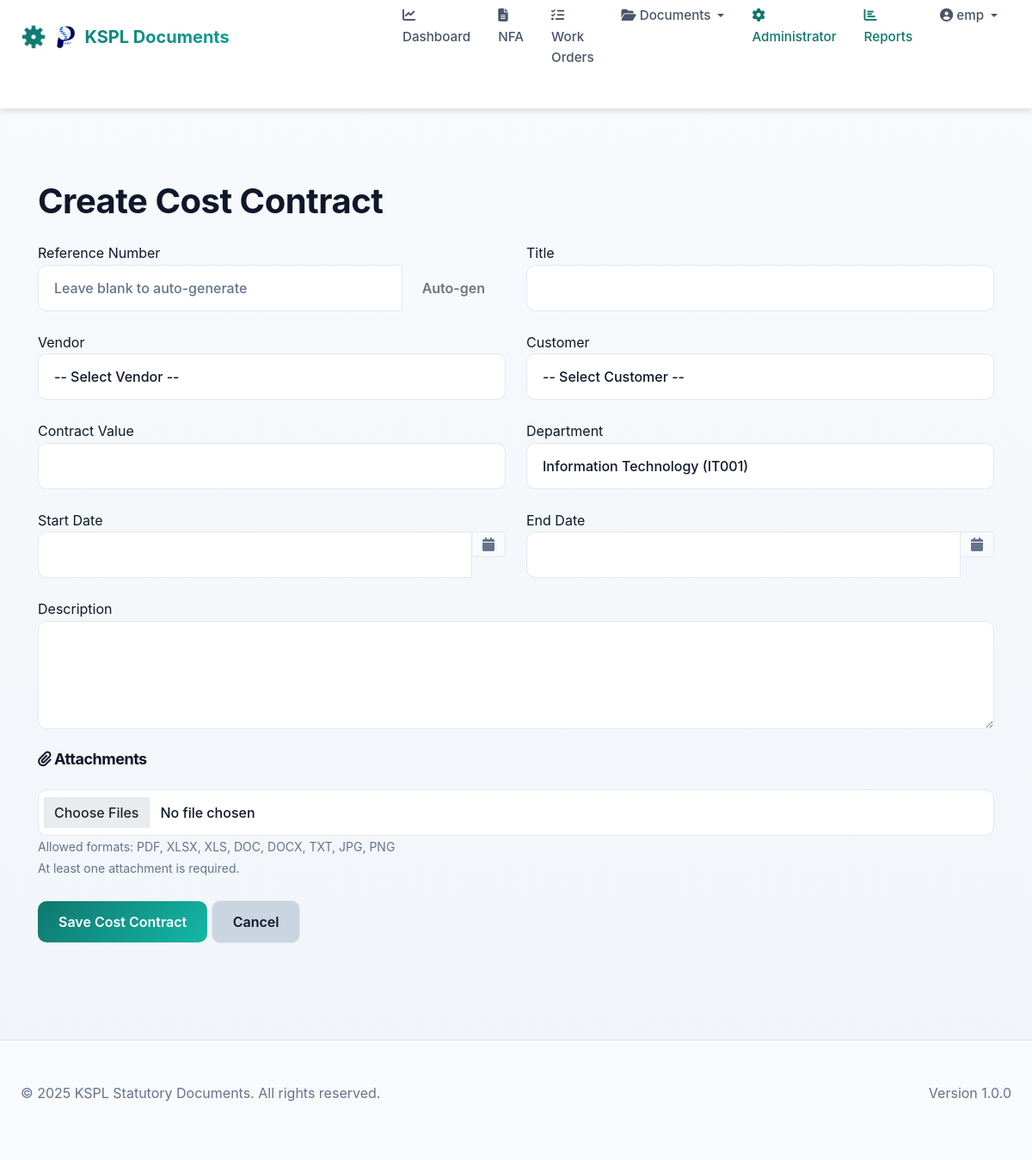
/cost-contracts/create (signed in), run on the app's committed database.
### models/__init__.py (models this page shows, shortened)
class User(UserMixin, db.Model):
    __tablename__ = 'users'
    id = db.Column(db.Integer, primary_key=True)
    username = db.Column(db.String(120), unique=True, nullable=False)
    email = db.Column(db.String(120), unique=True, nullable=False)
    password_hash = db.Column(db.String(255), nullable=False)
    first_name = db.Column(db.String(120))
    last_name = db.Column(db.String(120))
    department_id = db.Column(db.Integer, db.ForeignKey('departments.id'))
    is_active = db.Column(db.Boolean, default=True)
    created_at = db.Column(db.DateTime, default=datetime.utcnow)
    roles = db.relationship('Role', secondary='user_roles', backref=db.backref('users', lazy='dynamic'))
    department = db.relationship('Department', backref='users')
    def has_role(self, role_name):
        return any(role.name == role_name for role in self.roles)

class Department(db.Model):
    __tablename__ = 'departments'
    id = db.Column(db.Integer, primary_key=True)
    name = db.Column(db.String(255), unique=True, nullable=False)
    code = db.Column(db.String(50), unique=True, nullable=False)
    description = db.Column(db.Text)
    status = db.Column(db.String(50), default='Active')
    created_at = db.Column(db.DateTime, default=datetime.utcnow)
    updated_at = db.Column(db.DateTime, default=datetime.utcnow, onupdate=datetime.utcnow)

### routes/main.py (the view, shortened to what this page needs)
@main_bp.route('/cost-contracts/create', methods=['GET', 'POST'])
@login_required
def cost_contract_create():
    if current_user.has_role('hod'):
        flash('Head of Departments can only review and approve documents, not create them.', 'warning')
        return redirect(url_for('main.dashboard'))
    form = CostContractForm()
    form.vendor_id.choices = get_vendor_choices()
    form.customer_id.choices = get_customer_choices()
    form.department_id.choices = get_department_choices()
    return render_template('pages/cost_contract_form.html', form=form, title='Create Cost Contract')

### templates/pages/cost_contract_form.html (shortened to what this page needs)
{% extends "index.html" %}
{% block content %}
<div class="container mt-4">
    <h1>{{ title }}</h1>
    <form method="POST" enctype="multipart/form-data" novalidate>
        <div class="row">
            <div class="col-md-6">
                <div class="mb-3">
                    {{ form.reference_number.label }}
                    <div class="input-group">
                        {% if form.reference_number.errors %}
                            {{ form.reference_number(class="form-control is-invalid") }}
                        {% else %}
                            {{ form.reference_number(class="form-control") }}
                        {% endif %}
                        <button class="btn btn-outline-secondary" type="button" id="auto_generate_ref">Auto-gen</button>
                    </div>
                </div>
            </div>
            <div class="col-md-6">
                <div class="mb-3">
                    {{ form.title.label }}
                    {% if form.title.errors %}
                        {{ form.title(class="form-control is-invalid") }}
                        <div class="invalid-feedback">{% for error in form.title.errors %}{{ error }}{% endfor %}</div>
                    {% else %}
                        {{ form.title(class="form-control") }}
                    {% endif %}
                </div>
            </div>
        </div>
        <div class="row">
            <div class="col-md-6">
                <div class="mb-3">
                    {{ form.vendor_id.label }}
                    {% if form.vendor_id.errors %}
                        {{ form.vendor_id(class="form-control is-invalid") }}
                        <div class="invalid-feedback">
                            {% for error in form.vendor_id.errors %}{{ error }}{% endfor %}
                        </div>
                    {% else %}
                        {{ form.vendor_id(class="form-control") }}
                    {% endif %}
                </div>
            </div>
            <div class="col-md-6">
                <div class="mb-3">
                    {{ form.customer_id.label }}
                    {% if form.customer_id.errors %}
                        {{ form.customer_id(class="form-control is-invalid") }}
                        <div class="invalid-feedback">
                            {% for error in form.customer_id.errors %}{{ error }}{% endfor %}
                        </div>
                    {% else %}
                        {{ form.customer_id(class="form-control") }}
                    {% endif %}
                </div>
            </div>
        </div>
        <div class="row">
            <div class="col-md-6">
                <div class="mb-3">
                    {{ form.contract_value.label }}
                    {{ form.contract_value(class="form-control", type="number", step="0.01") }}
                </div>
            </div>
            <div class="col-md-6">
                <div class="mb-3">
                    {% set is_admin = current_user.roles | selectattr('name', 'equalto', 'admin') | list %}
                    {{ form.department_id.label }}
                    {% if is_admin %}
                        {% if form.department_id.errors %}
                            {{ form.department_id(class="form-control is-invalid") }}
                            <div class="invalid-feedback">
                                {% for error in form.department_id.errors %}{{ error }}{% endfor %}
                            </div>
                        {% else %}
                            {{ form.department_id(class="form-control") }}
                        {% endif %}
                    {% else %}
                        <input type="text" class="form-control" readonly value="{% if current_user.department %}{{ current_user.department.name }} ({{ current_user.department.code }}){% else %}No Department Assigned{% endif %}">
                    {% endif %}
                </div>
            </div>
        </div>
        <div class="row">
            <div class="col-md-6">
                <div class="mb-3">
                    {{ form.start_date.label }}
                    <div class="input-group date" id="start_date_picker" data-target-input="nearest">
                        {{ form.start_date(class="form-control datetimepicker-input", data_target="#start_date_picker") }}
                        <div class="input-group-append" data-target="#start_date_picker" data-toggle="datetimepicker">
                            <div class="input-group-text"><i class="fa fa-calendar"></i></div>
                        </div>
                    </div>
                </div>
            </div>
            <div class="col-md-6">
                <div class="mb-3">
                    {{ form.end_date.label }}
                    <div class="input-group date" id="end_date_picker" data-target-input="nearest">
                        {{ form.end_date(class="form-control datetimepicker-input", data_target="#end_date_picker") }}
                        <div class="input-group-append" data-target="#end_date_picker" data-toggle="datetimepicker">
                            <div class="input-group-text"><i class="fa fa-calendar"></i></div>
                        </div>
                    </div>
                </div>
            </div>
        </div>
        <div class="mb-3">
            {{ form.description.label }}
            {{ form.description(class="form-control", rows="4") }}
        </div>
        <div class="mb-3">
            <h5><i class="fas fa-paperclip"></i> Attachments</h5>
            {% if contract and contract.attachments %}
            <div class="mb-3 p-3 bg-light rounded">
                <h6>Existing Attachments:</h6>
                <div class="list-group">
                    {% for attachment in contract.attachments %}
                    <div class="list-group-item d-flex justify-content-between align-items-center attachment-row" data-attachment-id="{{ attachment.id }}" id="attachment-row-{{ attachment.id }}">
                        <div>
                            <i class="fas fa-file"></i>
                            <a href="{{ url_for('main.download_attachment', attachment_id=attachment.id) }}" target="_blank" class="attachment-link">
                                {{ attachment.filename }}
                            </a>
                            <small class="text-muted ms-2 attachment-date">({{ attachment.uploaded_at.strftime('%d %b %Y') }})</small>
                        </div>
                        <div style="display: flex; gap: 8px;" class="attachment-buttons">
                            <button type="button" class="btn btn-sm btn-primary" onclick="document.getElementById('new_attachment_input_{{ loop.index }}').click();">
                                <i class="fas fa-upload"></i> Upload New
                            </button>
                            <input type="file" id="new_attachment_input_{{ loop.index }}" name="new_attachments" accept=".pdf,.xlsx,.xls,.doc,.docx,.txt,.jpg,.png" style="display: none;" onchange="uploadNewAttachment(this, '{{ contract.id }}', {{ attachment.id }});" data-attachment-id="{{ attachment.id }}">
                            <button type="button" class="btn btn-sm btn-danger" onclick="deleteAttachment({{ attachment.id }});">
                                <i class="fas fa-trash"></i> Delete
                            </button>
                        </div>
                    </div>
                    {% endfor %}
                </div>
            </div>
            {% else %}
            <div class="mb-3">
                {{ form.attachments(class="form-control") }}
                <small class="form-text text-muted">
                    Allowed formats: PDF, XLSX, XLS, DOC, DOCX, TXT, JPG, PNG<br>
                    At least one attachment is required.
                </small>
            </div>
            {% endif %}
        </div>
        <div class="mb-3">
            {{ form.submit(class="btn btn-primary") }}
            <a href="{{ url_for('main.cost_contract_list') }}" class="btn btn-secondary">Cancel</a>
        </div>
    </form>
</div>
{% endblock %}

### templates/index.html (shortened to what this page needs)
<!DOCTYPE html>
<html lang="en">
<head>
    <link href="https://cdn.jsdelivr.net/npm/bootstrap@5.1.3/dist/css/bootstrap.min.css" rel="stylesheet">
    <link rel="stylesheet" href="https://cdnjs.cloudflare.com/ajax/libs/font-awesome/6.4.0/css/all.min.css">
    <link rel="stylesheet" href="https://cdnjs.cloudflare.com/ajax/libs/tempusdominus-bootstrap-4/5.39.0/css/tempusdominus-bootstrap-4.min.css" />
    <link rel="stylesheet" href="{{ url_for('static', filename='main.css') }}">
</head>
<body>
    <nav class="navbar navbar-expand-lg navbar-light" style="padding: initial;">
        <div class="container-fluid px-4">
            <a class="navbar-brand d-flex align-items-center" href="{% if current_user.is_authenticated %}{% if current_user.has_role('admin') %}{{ url_for('admin.admin_dashboard') }}{% else %}{{ url_for('main.dashboard') }}{% endif %}{% else %}{{ url_for('auth.login') }}{% endif %}" style="gap: 12px;">
                <img style="max-width: 5%; height: auto;" src="{{ url_for('static', filename='images/ksp-logo.png') }}" alt="KSP Logo" height="40" class="img-fluid">
                <span>KSPL Documents</span>
            </a>
            <div class="collapse navbar-collapse" id="navbarNav">
                <ul class="navbar-nav ms-auto">
                    {% if current_user.is_authenticated %}
                        <li class="nav-item">
                            <a class="nav-link" href="{{ url_for('main.dashboard') }}">
                                <i class="fas fa-chart-line me-1"></i>Dashboard
                            </a>
                        </li>
                        <li class="nav-item">
                            <a class="nav-link" href="{{ url_for('main.nfa_list') }}">
                                <i class="fas fa-file-alt me-1"></i>NFA
                            </a>
                        </li>
                        <li class="nav-item">
                            <a class="nav-link" href="{{ url_for('main.work_order_list') }}">
                                <i class="fas fa-tasks me-1"></i>Work Orders
                            </a>
                        </li>
                        <li class="nav-item dropdown">
                            <a class="nav-link dropdown-toggle" href="#" id="documentsDropdown" role="button" data-bs-toggle="dropdown" aria-expanded="false">
                                <i class="fas fa-folder-open me-1"></i>Documents
                            </a>
                        </li>
                        <li class="nav-item">
                            <a class="nav-link text-primary" href="{{ url_for('admin.admin_dashboard') }}">
                                <i class="fas fa-cog me-1"></i>Administrator
                            </a>
                        </li>
                        <li class="nav-item">
                            <a class="nav-link text-primary" href="{{ url_for('admin.reports') }}">
                                <i class="fas fa-chart-bar me-1"></i>Reports
                            </a>
                        </li>
                        <li class="nav-item dropdown">
                            <a class="nav-link dropdown-toggle" href="#" id="userDropdown" role="button" data-bs-toggle="dropdown" aria-expanded="false">
                                <i class="fas fa-user-circle me-1"></i>{{ current_user.username }}
                            </a>
                        </li>
                    {% else %}
                        <li class="nav-item">
                            <a class="nav-link" href="{{ url_for('auth.login') }}">
                                <i class="fas fa-sign-in-alt me-1"></i>Login
                            </a>
                        </li>
                    {% endif %}
                </ul>
            </div>
        </div>
    </nav>
    <div class="container-fluid">
        {% block content %}{% endblock %}
    </div>
    <footer class="bg-light border-top mt-5 py-4">
        <div class="container-fluid px-4">
            <div class="row">
                <div class="col-md-6">
                    <p class="text-muted mb-0">© 2025 KSPL Statutory Documents. All rights reserved.</p>
                </div>
                <div class="col-md-6 text-md-end">
                    <p class="text-muted mb-0">Version 1.0.0</p>
                </div>
            </div>
        </div>
    </footer>
</body>
</html>

### data on the page
User: username "emp"
Department: department.name "Information Technology (IT001)"

### other printed values
{{ title }} "Create Cost Contract"
